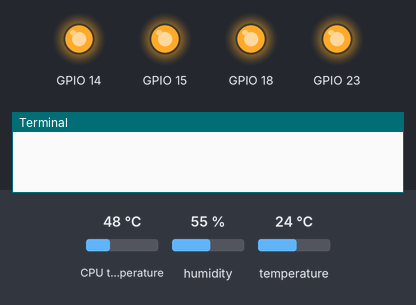
This program was run on a simulated Raspberry Pi (BCM pin numbers). On the bench: output pins drawn as LEDs (lit = HIGH), the last lines printed to the terminal. The inputs (shaded band) are chosen by the test bench; at power-on: CPU temperature 48 °C, humidity 55 %, temperature 24 °C. The clock reads 2024-03-15 10:24:30 at power-on unless the program sets it; files the program writes start out absent.

Above: at 0.1 s.
At 1.1 s:
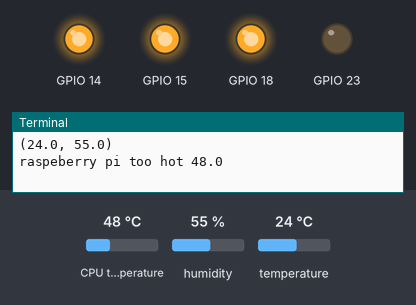
Timing chart, 0 to 2.6 s (numbered marks = the images above):
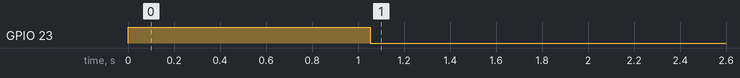

The program:

scheduler.py
```python
import schedule
from  time import sleep
from backend_GPIO import RELAY, DHT_SENSOR, READ_CPU_TEMP
import logging

logging.basicConfig(filename='rega.log', filemode='w', format='%(asctime)s: %(name)s - %(levelname)s - %(message)s')

relay1=RELAY(14,"relay1")
logging.info ('started relay2')
relay2=RELAY(15,"relay2")
logging.info ('started relay2')
relay3=RELAY(18,"relay3")
logging.info ('started relay4')
relay4=RELAY(23,"relay4") #fan started


schedule.every().day.at('19:00').do(relay1.start).tag(relay1.name)
logging.info ('started relay2')
schedule.every().day.at('19:00').do(relay2.start).tag(relay2.name)
logging.info ('started relay2')
schedule.every().day.at('19:00').do(relay3.start).tag(relay3.name)
logging.info ('started relay2')

schedule.every().day.at('19:00').do(relay1.stop).tag(relay1.name)
schedule.every().day.at('19:00').do(relay2.stop).tag(relay2.name)
schedule.every().day.at('19:00').do(relay3.stop).tag(relay3.name)

cpu=READ_CPU_TEMP()
temp_humd=DHT_SENSOR(2)


while True:
    schedule.run_pending()
    print(temp_humd.read())
    if cpu.cpu_temp > 47.0 :
        print(f"raspeberry pi too hot {cpu.cpu_temp}")
        relay4.start()
    else:
        relay4.stop()
        print(f"raspeberry pi is cool {cpu.cpu_temp}")
    cpu.read_cpu_temp()
    sleep(2)
```

backend_GPIO.py
```python
import RPi.GPIO as GPIO
import Adafruit_DHT  as DHT
import signal

class RELAY(object):
    def __init__(self,pin,name):
        self.pin = pin
        self.name=name

        GPIO.setmode(GPIO.BCM)
        GPIO.setup(self.pin,GPIO.OUT, initial=GPIO.HIGH)

    def start(self):
        try:
            GPIO.output(self.pin,GPIO.LOW)
        except:
            return False
        return True
    def stop(self):
        try:
            GPIO.output(self.pin,GPIO.LOW)
        except:
            return False
        return True
class DHT_SENSOR (object):
    def __init__(self, pin):
        self.pin = pin
        self.humidity,self.temperature = DHT.read(DHT.DHT11,self.pin)
    def read(self):
        try :
            self.humidity, self.temperature = DHT.read(DHT.DHT11, self.pin)
        except:
            return False
        return (self.temperature, self.humidity)

class READ_CPU_TEMP (object):
    def __init__(self):
        self.cpu_temp = self.read_cpu_temp()

    def read_cpu_temp(self):
        tfile=open('/sys/class/thermal/thermal_zone0/temp')
        temp = float(tfile.read())
        tempC= temp/1000
        tfile.close()
        return tempC
def cleanup():
    print('enter register cleanup')
    GPIO.cleanup()
    print('exit register cleanup')


if __name__ == '__main__' :
    signal.signal(signal.SIGINT,cleanup)
    cpu=READ_CPU_TEMP()
    print (cpu.read_cpu_temp())
    dth=DHT_SENSOR(2)
    print( f"temperature {dth.temperature} and humidity {dth.humidity}" )
```

Measured:
- by itself, GPIO 23: HIGH → LOW at 1.1 s
